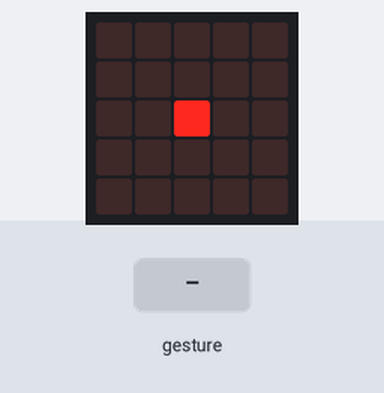
The program below on a simulated BBC micro:bit (MakeCode). Parts: the board's 5×5 LED display. Inputs (shaded band) come from the test bench. A tilt is held for 1.5 s and a shake lasts 1 s, then the board lies face up again.

Above: at 1.2 s.
1.3 s: gesture 'logo down'
At 2.2 s:
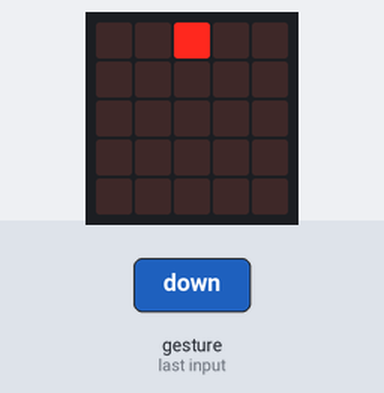
3.2 s: gesture 'tilt right'
At 4.8 s:
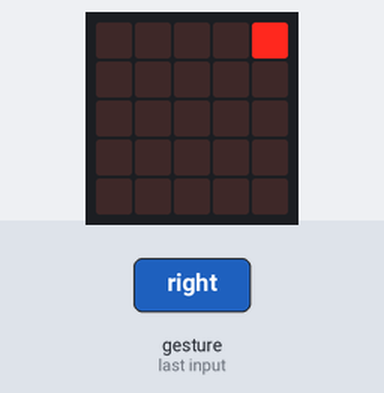
5.1 s: gesture 'logo up'
At 6.6 s:
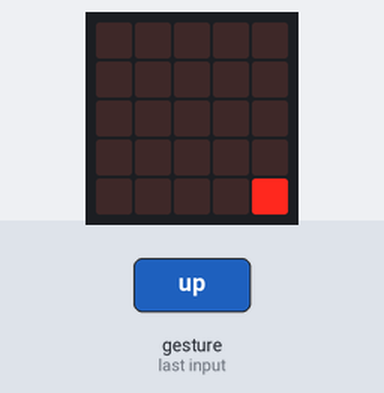
7.0 s: gesture 'tilt left'
At 8.2 s:
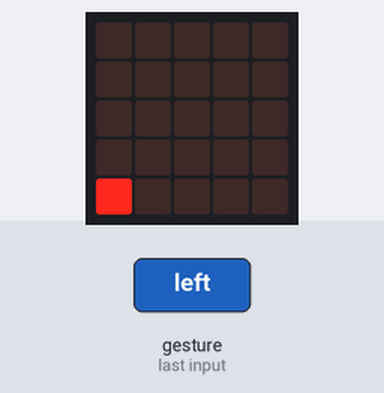
8.9 s: gesture 'logo down'
At 9.8 s:
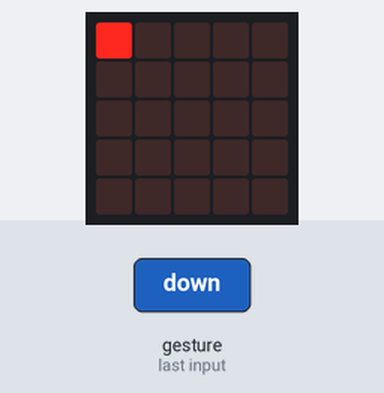
10.8 s: gesture 'tilt right'
At 11.05 s:
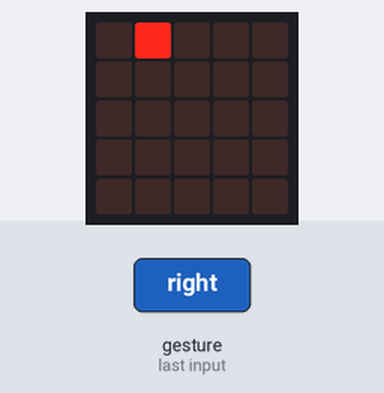
Timing chart, 0 to 13.7 s (numbered marks = the images above; inputs shaded):
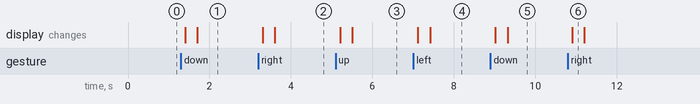

The program:

main.ts
```typescript
input.onGesture(Gesture.LogoDown, function () {
    up = 0
})
input.onGesture(Gesture.ScreenUp, function () {
    left = 2
    up = 2
})
input.onGesture(Gesture.TiltRight, function () {
    left = 0
})
input.onGesture(Gesture.LogoUp, function () {
    up = 1
})
input.onGesture(Gesture.TiltLeft, function () {
    left = 1
})
let left = 0
let up = 0
up = 2
left = 2
let posY = 2
let posX = 2
basic.forever(function () {
    led.toggle(posX, posY)
    if (up == 1) {
        if (posY < 4) {
            posY = posY + 1
        }
    } else if (up == 0) {
        if (posY > 0) {
            posY = posY - 1
        }
    }
    if (left == 1) {
        if (posX > 0) {
            posX = posX - 1
        }
    } else if (left == 0) {
        if (posX < 4) {
            posX = posX + 1
        }
    }
    led.plot(posX, posY)
})
```

test.ts
```typescript
// tests gaan hier; deze zal niet worden gecompileerd wanneer dit pakket wordt gebruikt als extensie.
```

Measured:
- after the input at 1.3 s, the display: first changes after 0.10 s (image 1 shows a later state)
- after the input at 3.2 s, the display: first changes after 0.11 s (image 2 shows a later state)
- after the input at 5.1 s, the display: first changes after 0.11 s (image 3 shows a later state)
- after the input at 7.0 s, the display: first changes after 0.12 s (image 4 shows a later state)
- after the input at 8.9 s, the display: first changes after 0.12 s (image 5 shows a later state)
- after the input at 10.8 s, the display: changes after 0.10 s (image 6)
